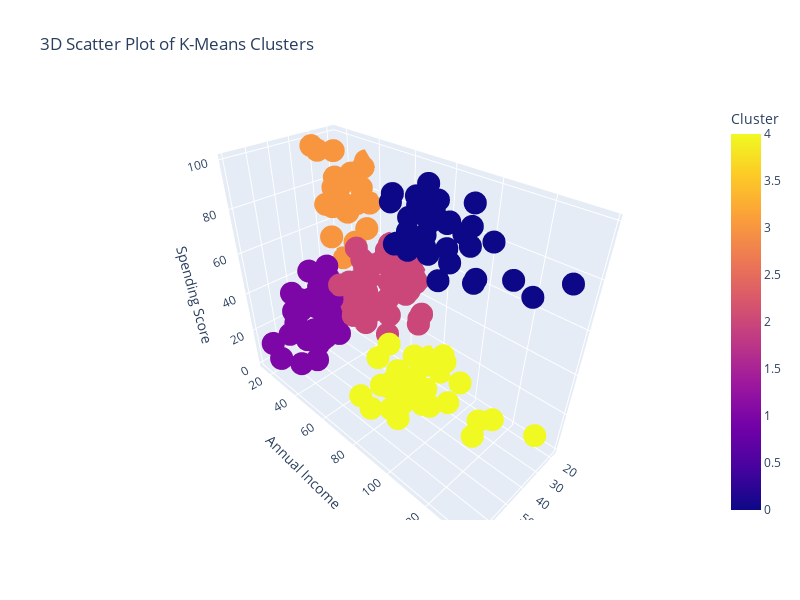

Notebook cell for this chart:
### Code cell
labels = k_means.labels_
df['Cluster'] = labels
fig = px.scatter_3d(
    df,
    x='Age',
    y='Annual Income (k$)',
    z='Spending Score (1-100)', 
    color='Cluster',
    title="3D Scatter Plot of K-Means Clusters",
    labels={
        'Age': 'Age',
        'Annual Income (k$)': 'Annual Income',
        'Spending Score (1-100)': 'Spending Score'
    }
)
fig.update_layout(
    width=800,  
    height=600  
)

fig.show()

### Figure 1 — Plotly figure (JSON) as saved in the notebook; plotly's stock layout.template omitted (floating-point values rounded to 4 significant figures; data arrays with more than 128 entries replaced by an {"elided": "..."} marker saying what was removed)
{"data": [{"hovertemplate": "Age=%{x}<br>Annual Income=%{y}<br>Spending Score=%{z}<br>Cluster=%{marker.color}<extra></extra>", "legendgroup": "", "marker": {"color": {"elided": "200 int values"}, "coloraxis": "coloraxis", "symbol": "circle"}, "mode": "markers", "name": "", "scene": "scene", "showlegend": false, "type": "scatter3d", "x": {"elided": "200 int values"}, "y": {"elided": "200 int values"}, "z": {"elided": "200 int values"}}], "layout": {"coloraxis": {"colorbar": {"title": {"text": "Cluster"}}, "colorscale": [[0, "#0d0887"], [0.1111, "#46039f"], [0.2222, "#7201a8"], [0.3333, "#9c179e"], [0.4444, "#bd3786"], [0.5556, "#d8576b"], [0.6667, "#ed7953"], [0.7778, "#fb9f3a"], [0.8889, "#fdca26"], [1, "#f0f921"]]}, "height": 600, "legend": {"tracegroupgap": 0}, "scene": {"aspectmode": "auto", "aspectratio": {"x": 0.6093, "y": 1.429, "z": 1.148}, "camera": {"projection": {"type": "perspective"}}, "domain": {"x": [0, 1], "y": [0, 1]}, "xaxis": {"title": {"text": "Age"}, "type": "linear"}, "yaxis": {"title": {"text": "Annual Income"}, "type": "linear"}, "zaxis": {"title": {"text": "Spending Score"}, "type": "linear"}}, "title": {"text": "3D Scatter Plot of K-Means Clusters"}, "width": 800}}
